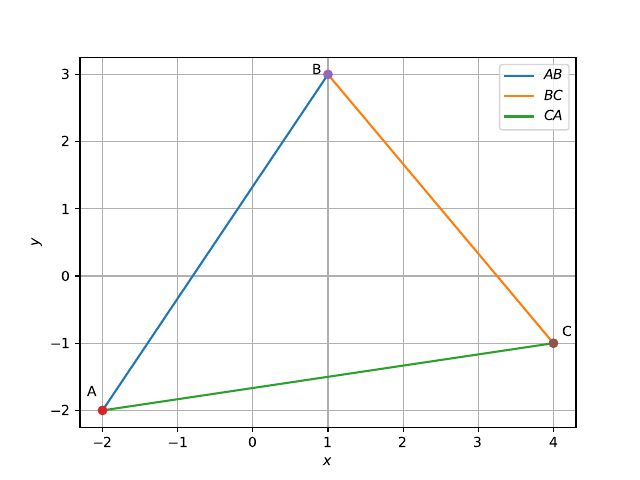

The Python source for this figure:
import numpy as np
import matplotlib.pyplot as plt

A = np.array([-2, -2])
B = np.array([1, 3])
C = np.array([4, -1])

len = 10

lam_1 = np.linspace(0, 1, len)

x_AB = np.zeros((2, len))
x_BC = np.zeros((2, len))
x_CA = np.zeros((2, len))

for i in range(len):
  temp1 = A + lam_1[i] * (B - A)
  x_AB[:, i] = temp1.T
  temp2 = B + lam_1[i] * (C - B)
  x_BC[:, i] = temp2.T
  temp3 = C + lam_1[i] * (A - C)
  x_CA[:, i] = temp3.T

plt.plot(x_AB[0, :], x_AB[1, :], label='$AB$')
plt.plot(x_BC[0, :], x_BC[1, :], label='$BC$')
plt.plot(x_CA[0, :], x_CA[1, :], label='$CA$')

plt.plot(A[0], A[1], 'o')
plt.text(A[0] * (1 + 0.1), A[1] * (1 - 0.1), 'A')
plt.plot(B[0], B[1], 'o')
plt.text(B[0] * (1 - 0.2), B[1] * (1), 'B')
plt.plot(C[0], C[1], 'o')
plt.text(C[0] * (1 + 0.03), C[1] * (1 - 0.1), 'C')

plt.xlabel('$x$')
plt.ylabel('$y$')
plt.legend(loc='best')
plt.grid() # minor
#if using termux
plt.savefig('triangle.pdf')
plt.savefig('triangle.eps')
#subprocess.run(shlex.split("termux−open ../figs/triangle.pdf"))
#else
plt.show()
